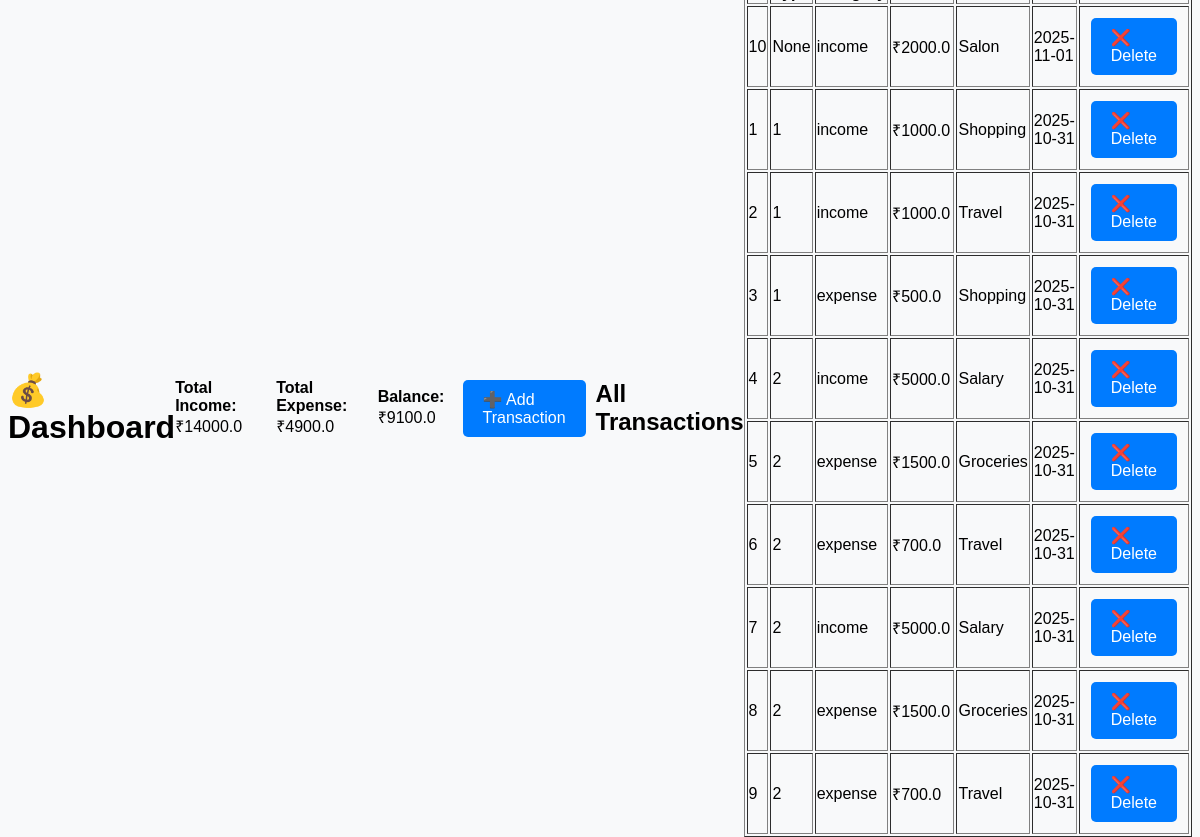
The page / on the database its author committed.
### tables this page shows
CREATE TABLE transactions(
                   id INTEGER PRIMARY KEY AUTOINCREMENT,
                   user_id INTEGER,
                   type TEXT,
                   amount REAL,
                   category TEXT,
                   date TEXT,
                   note TEXT,
                   FOREIGN KEY (user_id) REFERENCES users(id)
                   );

### app.py (the view)
@app.route('/')
def dashboard():
    connection = sqlite3.connect(db_path)
    with connection as conn:
        cursor = conn.cursor()
        cursor.execute('''
        SELECT sum(amount) FROM transactions WHERE type = 'income'
                     ''')
        total_income = cursor.fetchone()[0] or 0
        cursor.execute("SELECT sum(amount) FROM transactions WHERE type='expense'")
        total_expense = cursor.fetchone()[0] or 0
        balance = total_income - total_expense
        cursor.execute("SELECT * FROM transactions ORDER BY date DESC")
        records = cursor.fetchall()
    return render_template('dashboard.html',
                           income = total_income,
                           expense = total_expense,
                           balance = balance,
                           records = records)

### templates/dashboard.html (shortened to what this page needs)
<!DOCTYPE html>
<html>
<head>
    <link rel="stylesheet" href="{{ url_for('static', filename='style.css') }}">
</head>
<body>
    <h1>💰 Dashboard</h1>
    <p><b>Total Income:</b> ₹{{ income }}</p>
    <p><b>Total Expense:</b> ₹{{ expense }}</p>
    <p><b>Balance:</b> ₹{{ balance }}</p>
    <a href="{{ url_for('add_transaction') }}">➕ Add Transaction</a>
    <h2>All Transactions</h2>
    <table border="1">
        {% for r in records %}
        <tr>
            <td>{{ r[0] }}</td>
            <td>{{ r[1] }}</td>
            <td>{{ r[2] }}</td>
            <td>₹{{ r[3] }}</td>
            <td>{{ r[4] }}</td>
            <td>{{ r[5] }}</td>
            <td><a href="{{ url_for('delete_transaction', id=r[0]) }}">❌ Delete</a></td>
        </tr>
        {% endfor %}
    </table>
</body>
</html>

### static/style.css (style rules this page uses)
body { font-family: Arial, sans-serif; background-color: #f8f9fa; display: flex; justify-content: center; align-items: center; height: 100vh; }
a { text-decoration: none; background: #007bff; color: white; padding: 10px 20px; border-radius: 5px; margin: 10px; display: inline-block; }

### rows shown on the page
transactions: id "10", r "None", type "income", amount "2000.0", category "Salon", date "2025-11-01"
transactions: id "1", user "1", type "income", amount "1000.0", category "Shopping", date "2025-10-31"
transactions: id "2", user "1", type "income", amount "1000.0", category "Travel", date "2025-10-31"
transactions: id "3", user "1", type "expense", amount "500.0", category "Shopping", date "2025-10-31"
transactions: id "4", user "2", type "income", amount "5000.0", category "Salary", date "2025-10-31"
transactions: id "5", user "2", type "expense", amount "1500.0", category "Groceries", date "2025-10-31"
transactions: id "6", user "2", type "expense", amount "700.0", category "Travel", date "2025-10-31"
transactions: id "7", user "2", type "income", amount "5000.0", category "Salary", date "2025-10-31"
transactions: id "8", user "2", type "expense", amount "1500.0", category "Groceries", date "2025-10-31"
transactions: id "9", user "2", type "expense", amount "700.0", category "Travel", date "2025-10-31"

### other values the page prints
{{ income }} "14000.0"
{{ expense }} "4900.0"
{{ balance }} "9100.0"
